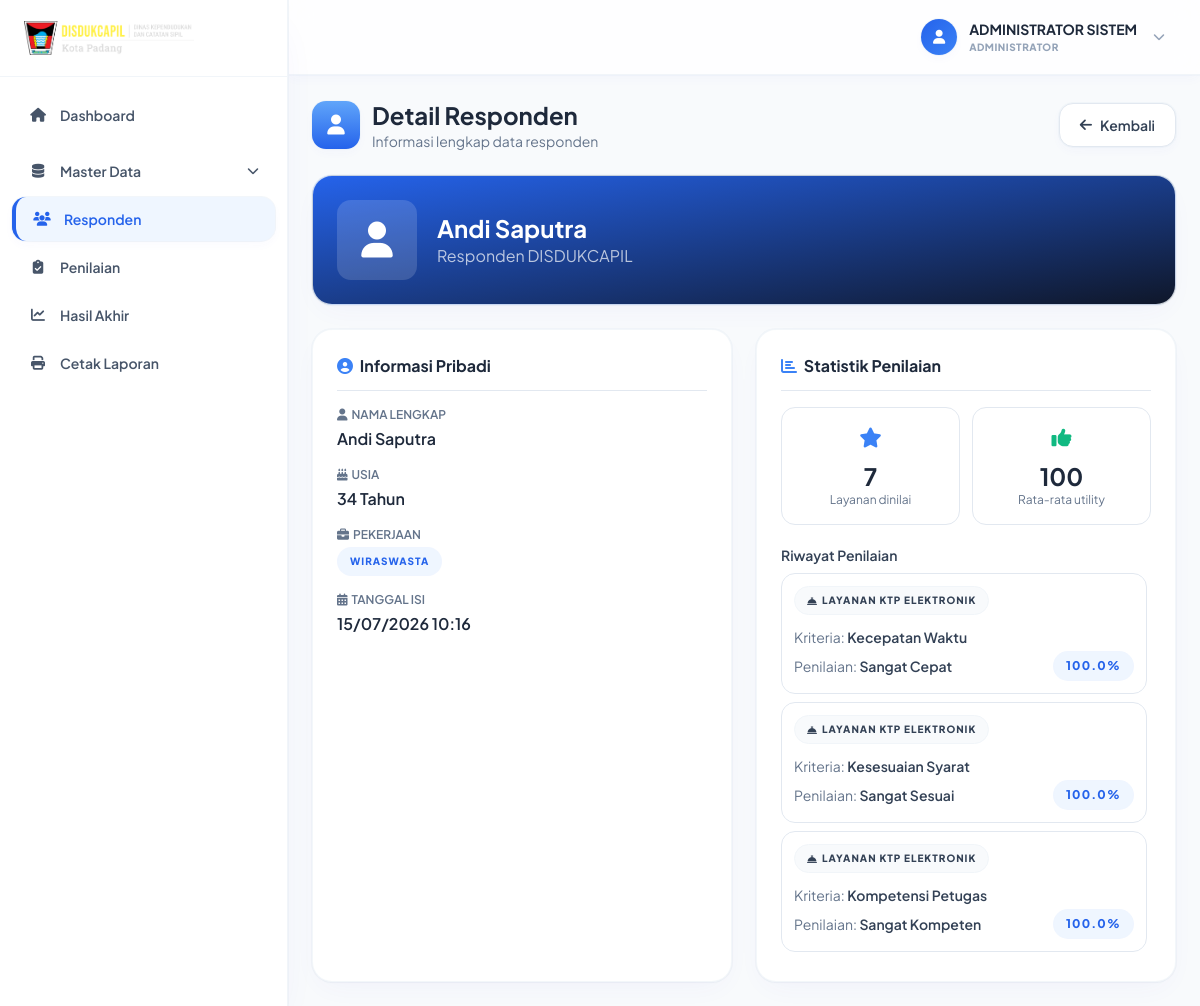
Screenshot of /index.php?controller=responden&action=detail&id=9 (signed in) with the database file from the repository.
### tables this page shows
CREATE TABLE `responden` (
  `id_responden` int NOT NULL,
  `nama_lengkap` varchar(100) DEFAULT NULL,
  `usia` int DEFAULT NULL,
  `pekerjaan` varchar(50) DEFAULT NULL,
  `tanggal_isi` datetime DEFAULT CURRENT_TIMESTAMP
);

CREATE TABLE `penilaian` (
  `id_penilaian` int NOT NULL,
  `id_responden` int NOT NULL,
  `id_alternatif` int NOT NULL,
  `id_kriteria` int NOT NULL,
  `id_sub` int NOT NULL
);

CREATE TABLE `alternatif` (
  `id_alternatif` int NOT NULL,
  `kode_alternatif` varchar(10) NOT NULL,
  `nama_layanan` varchar(100) NOT NULL,
  `keterangan` text,
  `created_at` timestamp NULL DEFAULT CURRENT_TIMESTAMP
);

CREATE TABLE `kriteria` (
  `id_kriteria` int NOT NULL,
  `kode_kriteria` varchar(10) NOT NULL,
  `nama_kriteria` varchar(100) NOT NULL,
  `pertanyaan` text NOT NULL,
  `bobot` int NOT NULL,
  `jenis` enum('benefit','cost') DEFAULT 'benefit',
  `created_at` timestamp NULL DEFAULT CURRENT_TIMESTAMP
);

CREATE TABLE `sub_kriteria` (
  `id_sub` int NOT NULL,
  `id_kriteria` int NOT NULL,
  `nama_pilihan` varchar(50) NOT NULL,
  `nilai_utility` float NOT NULL
);

### controllers/RespondenController.php (called while the page is built, shortened)
<?php
require_once 'models/RespondenModel.php';
class RespondenController
{
    private $respondenModel;
    public function __construct($connection)
    {
        $this->respondenModel = new RespondenModel($connection);
    }
    public function detail()
    {
        $id_responden = isset($_GET['id']) ? intval($_GET['id']) : 0;
        $responden = $this->respondenModel->getById($id_responden);
        require_once 'models/PenilaianModel.php';
        $penilaianModel = new PenilaianModel($this->respondenModel->conn);
        $penilaians = $penilaianModel->getByResponden($id_responden);
        $total_penilaian = count($penilaians);
        $avg_nilai = 0;
        if ($total_penilaian > 0) {
            $total_nilai = 0;
            foreach ($penilaians as $penilaian) {
                $total_nilai += $penilaian['nilai_utility'];
            }
            $avg_nilai = round($total_nilai / $total_penilaian, 1);
        }
        $data = [
            'title' => 'Detail Responden - DISDUKCAPIL Kota Padang',
            'page_title' => 'Detail Responden',
            'responden' => $responden,
            'penilaians' => $penilaians,
            'total_penilaian' => $total_penilaian,
            'avg_nilai' => $avg_nilai,
            'user' => [
                'nama_lengkap' => $_SESSION['nama_lengkap'] ?? 'Admin',
                'username' => $_SESSION['username'] ?? '',
                'role' => $_SESSION['role'] ?? 'admin'
            ]
        ];
        require_once 'views/responden/detail.php';
    }
}
?>

### models/RespondenModel.php (called while the page is built, shortened)
<?php
class RespondenModel
{
    public $conn;
    private $table = 'responden';
    public function __construct($connection)
    {
        $this->conn = $connection;
    }
    public function getById($id_responden)
    {
        try {
            $query = "SELECT * FROM " . $this->table . " WHERE id_responden = :id_responden LIMIT 1";
            $stmt = $this->conn->prepare($query);
            $stmt->bindParam(':id_responden', $id_responden);
            $stmt->execute();
            return $stmt->fetch(PDO::FETCH_ASSOC);
        } catch (PDOException $e) {
            error_log("Get responden by ID error: " . $e->getMessage());
            return false;
        }
    }
}
?>

### models/PenilaianModel.php (called while the page is built, shortened)
<?php
require_once 'RespondenModel.php';
class PenilaianModel
{
    public $conn;
    private $table = 'penilaian';
    public function __construct($connection)
    {
        $this->conn = $connection;
    }
    public function getByResponden($id_responden)
    {
        try {
            $query = "SELECT p.*, a.nama_layanan, k.nama_kriteria, k.kode_kriteria, sk.nama_pilihan, sk.nilai_utility
                     FROM " . $this->table . " p
                     JOIN alternatif a ON p.id_alternatif = a.id_alternatif
                     JOIN kriteria k ON p.id_kriteria = k.id_kriteria
                     JOIN sub_kriteria sk ON p.id_sub = sk.id_sub
                     WHERE p.id_responden = :id_responden
                     ORDER BY k.kode_kriteria ASC";
            $stmt = $this->conn->prepare($query);
            $stmt->bindParam(':id_responden', $id_responden);
            $stmt->execute();
            return $stmt->fetchAll(PDO::FETCH_ASSOC);
        } catch (PDOException $e) {
            error_log("Get penilaian by responden error: " . $e->getMessage());
            return false;
        }
    }
}
?>

### views/responden/detail.php (the view, shortened to what this page needs)
<?php include('template/layout_admin_head.php'); ?>
<?php include('template/layout_admin_chrome.php'); ?>
<div class="flex items-center justify-between flex-wrap gap-4 mb-6">
  <div class="flex items-center gap-3">
    <div class="flex h-12 w-12 items-center justify-center rounded-gov bg-gradient-to-b from-gov-blue-600 to-gov-blue-800 text-white text-xl shadow-soft-raised-sm">
      <i class="fas fa-user"></i>
    </div>
    <div>
      <h1 class="text-2xl font-bold text-slate-800">Detail Responden</h1>
      <p class="text-slate-500 text-sm">Informasi lengkap data responden</p>
    </div>
  </div>
  <a href="index.php?controller=responden&action=index" class="btn-gov-secondary"><i class="fas fa-arrow-left"></i> Kembali</a>
</div>
<div class="card-gov !bg-gradient-to-br !from-gov-blue-800 !to-gov-blue-950 !text-white mb-6">
  <div class="flex items-center gap-5">
    <div class="flex h-20 w-20 items-center justify-center rounded-gov bg-white/15 text-4xl flex-shrink-0"><i class="fas fa-user"></i></div>
    <div>
      <h2 class="font-sans text-2xl font-bold"><?= htmlspecialchars($data['responden']['nama_lengkap']) ?></h2>
      <p class="text-white/70">Responden DISDUKCAPIL</p>
    </div>
  </div>
</div>
<div class="grid grid-cols-1 lg:grid-cols-2 gap-6">
  <div class="card-gov">
    <h3 class="font-bold text-slate-800 mb-4 pb-3 border-b border-slate-200"><i class="fas fa-user-circle text-gov-blue-700 mr-1"></i> Informasi Pribadi</h3>
    <div class="space-y-4">
      <div>
        <p class="text-xs font-semibold text-slate-500 uppercase flex items-center gap-1"><i class="fas fa-user"></i> Nama Lengkap</p>
        <p class="font-semibold text-slate-800 mt-1"><?= htmlspecialchars($data['responden']['nama_lengkap']) ?></p>
      </div>
      <div>
        <p class="text-xs font-semibold text-slate-500 uppercase flex items-center gap-1"><i class="fas fa-birthday-cake"></i> Usia</p>
        <p class="font-semibold text-slate-800 mt-1"><?= $data['responden']['usia'] ?> Tahun</p>
      </div>
      <div>
        <p class="text-xs font-semibold text-slate-500 uppercase flex items-center gap-1"><i class="fas fa-briefcase"></i> Pekerjaan</p>
        <span class="badge-gov-primary mt-1"><?= htmlspecialchars($data['responden']['pekerjaan']) ?></span>
      </div>
      <div>
        <p class="text-xs font-semibold text-slate-500 uppercase flex items-center gap-1"><i class="fas fa-calendar-alt"></i> Tanggal Isi</p>
        <p class="font-semibold text-slate-800 mt-1"><?= date('d/m/Y H:i', strtotime($data['responden']['tanggal_isi'])) ?></p>
      </div>
    </div>
  </div>
  <div class="card-gov">
    <h3 class="font-bold text-slate-800 mb-4 pb-3 border-b border-slate-200"><i class="fas fa-chart-bar text-gov-blue-700 mr-1"></i> Statistik Penilaian</h3>
    <div class="grid grid-cols-2 gap-3 mb-5">
      <div class="rounded-gov border border-slate-200 p-4 text-center">
        <i class="fas fa-star text-gov-blue-700 text-xl mb-2"></i>
        <p class="text-2xl font-bold text-slate-800"><?= $data['total_penilaian'] ?? 0 ?></p>
        <p class="text-xs text-slate-500">Layanan dinilai</p>
      </div>
      <div class="rounded-gov border border-slate-200 p-4 text-center">
        <i class="fas fa-thumbs-up text-gov-green-700 text-xl mb-2"></i>
        <p class="text-2xl font-bold text-slate-800"><?= $data['avg_nilai'] ?? 0 ?></p>
        <p class="text-xs text-slate-500">Rata-rata utility</p>
      </div>
    </div>
    <?php if (!empty($data['penilaians'])): ?>
      <p class="text-sm font-semibold text-slate-700 mb-2">Riwayat Penilaian</p>
      <div class="space-y-2 max-h-96 overflow-y-auto pr-1">
        <?php foreach ($data['penilaians'] as $penilaian): ?>
          <div class="rounded-gov border border-slate-200 p-3">
            <span class="badge-gov-info mb-2"><i class="fas fa-concierge-bell"></i> <?= htmlspecialchars($penilaian['nama_layanan']) ?></span>
            <div class="flex items-center justify-between text-sm mt-1">
              <span class="text-slate-500">Kriteria: <span class="font-semibold text-slate-700"><?= htmlspecialchars($penilaian['nama_kriteria']) ?></span></span>
            </div>
            <div class="flex items-center justify-between text-sm mt-1">
              <span class="text-slate-500">Penilaian: <span class="font-semibold text-slate-700"><?= htmlspecialchars($penilaian['nama_pilihan']) ?></span></span>
              <span class="badge-gov-primary !text-xs"><?= number_format($penilaian['nilai_utility'], 1) ?>%</span>
            </div>
          </div>
        <?php endforeach; ?>
      </div>
    <?php endif; ?>
  </div>
</div>
<?php include('template/layout_admin_foot.php'); ?>

### rows the page displays
responden: nama_lengkap "Andi Saputra", usia "34", pekerjaan "WIRASWASTA", tanggal_isi "15/07/2026 10:16"
penilaian: id_alternatif.nama_layanan "LAYANAN KTP ELEKTRONIK", id_kriteria.nama_kriteria "Kecepatan Waktu", id_sub.nama_pilihan "Sangat Cepat", id_sub.nilai_utility "100.0"
penilaian: id_alternatif.nama_layanan "LAYANAN KTP ELEKTRONIK", id_kriteria.nama_kriteria "Kesesuaian Syarat", id_sub.nama_pilihan "Sangat Sesuai", id_sub.nilai_utility "100.0"
penilaian: id_alternatif.nama_layanan "LAYANAN KTP ELEKTRONIK", id_kriteria.nama_kriteria "Kompetensi Petugas", id_sub.nama_pilihan "Sangat Kompeten", id_sub.nilai_utility "100.0"

### other values shown
$nama "ADMINISTRATOR SISTEM"
$roleDisplay "ADMINISTRATOR"
$data['total_penilaian'] "7"
$data['avg_nilai'] "100"
